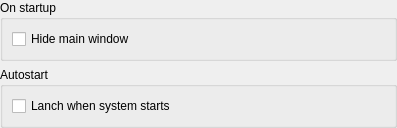
<?xml version="1.0" encoding="UTF-8"?>
<ui version="4.0">
 <class>StartupSettings</class>
 <widget class="KittySDK::SettingPage" name="StartupSettings">
  <property name="geometry">
   <rect>
    <x>0</x>
    <y>0</y>
    <width>397</width>
    <height>112</height>
   </rect>
  </property>
  <property name="windowTitle">
   <string>Startup</string>
  </property>
  <property name="name" stdset="0">
   <string notr="true">Settings.Startup</string>
  </property>
  <layout class="QVBoxLayout" name="verticalLayout">
   <property name="margin">
    <number>0</number>
   </property>
   <item>
    <widget class="QGroupBox" name="startupGroupBox">
     <property name="title">
      <string>On startup</string>
     </property>
     <layout class="QFormLayout" name="formLayout">
      <item row="0" column="0">
       <widget class="QCheckBox" name="hideMainWindowCheckBox">
        <property name="text">
         <string>Hide main window</string>
        </property>
       </widget>
      </item>
     </layout>
    </widget>
   </item>
   <item>
    <widget class="QGroupBox" name="autostartGroupBox">
     <property name="title">
      <string>Autostart</string>
     </property>
     <layout class="QFormLayout" name="formLayout_2">
      <item row="0" column="0">
       <widget class="QCheckBox" name="autostartCheckBox">
        <property name="text">
         <string>Lanch when system starts</string>
        </property>
       </widget>
      </item>
     </layout>
    </widget>
   </item>
   <item>
    <spacer name="verticalSpacer">
     <property name="orientation">
      <enum>Qt::Vertical</enum>
     </property>
     <property name="sizeHint" stdset="0">
      <size>
       <width>20</width>
       <height>0</height>
      </size>
     </property>
    </spacer>
   </item>
  </layout>
 </widget>
 <customwidgets>
  <customwidget>
   <class>KittySDK::SettingPage</class>
   <extends>QWidget</extends>
   <header>SDK/SettingPage.h</header>
   <container>1</container>
  </customwidget>
 </customwidgets>
 <resources/>
 <connections/>
</ui>
